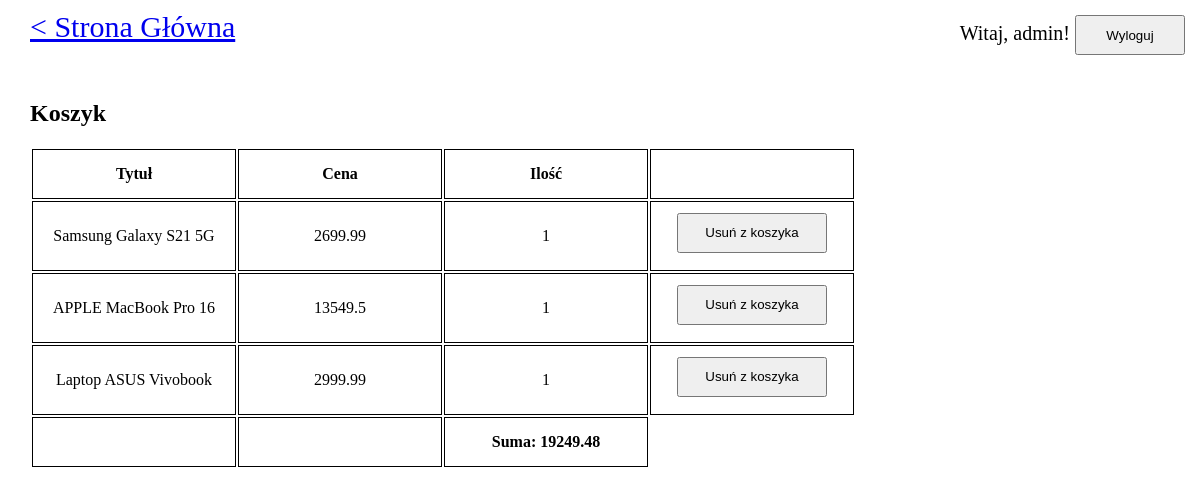
Page /cart.php (signed in) on the committed database.
### tables this page shows
CREATE TABLE `cart` (
  `id` int(11) NOT NULL,
  `user_id` int(11) NOT NULL,
  `item_id` int(11) NOT NULL,
  `quantity` int(11) NOT NULL
);

CREATE TABLE `items` (
  `id` int(11) NOT NULL,
  `name` varchar(100) NOT NULL,
  `price` float NOT NULL,
  `description` varchar(500) NOT NULL,
  `amount` int(11) NOT NULL,
  `category` int(11) NOT NULL,
  `status` int(11) NOT NULL
);

### cart.php (the view, shortened to what this page needs)
<?php
require 'connection.php';
echo "<header><a href='index.php'>< Strona Główna</a>";
if (isset($_COOKIE['username'])) {
    echo "Witaj, {$_COOKIE['username']}!";
    echo "<form method='POST' action=''>
        <input type='submit' name='logout' value='Wyloguj'>
        </form></header>";
}
$query = "SELECT items.id, items.name, items.price, quantity FROM cart
          INNER JOIN items ON cart.item_id = items.id
          WHERE cart.user_id = $_COOKIE[user_id]";
$result = mysqli_query($connection, $query);
$itemsInCart = mysqli_fetch_all($result, MYSQLI_ASSOC);
$sum = 0.0;
foreach ($itemsInCart as $item) {
    $sum = $sum + ($item['price']*$item['quantity']);
}
?>
<!DOCTYPE html>
<html>
<head>
</head>
<body>
<h2>Koszyk</h2>
<?php if (empty($itemsInCart)) : ?>
    <p>Koszyk jest pusty.</p>
<?php else : ?>
    <table>
        <tr>
            <th>Tytuł</th>
            <th>Cena</th>
            <th>Ilość</th>
            <th></th>
        </tr>
        <?php foreach ($itemsInCart as $item) : ?>
            <tr>
                <td><?php echo $item['name']; ?></td>
                <td><?php echo $item['price']; ?></td>
                <td><?php echo $item['quantity']; ?></td>
                <td>
                    <form method="POST" action="">
                        <input type="submit" name="remove_from_cart" value="Usuń z koszyka">
                    </form>
                </td>
            </tr>
        <?php endforeach; ?>
        <tr>
            <th></th>
            <th></th>
            <th>Suma: <?php echo $sum; ?></th>
        </tr>
    </table>
<?php endif; ?>
</body>
</html>

### rows in the picture
cart: item.name "Samsung Galaxy S21 5G", item.price "2699.99", quantity "1"
cart: item.name "APPLE MacBook Pro 16", item.price "13549.5", quantity "1"
cart: item.name "Laptop ASUS Vivobook", item.price "2999.99", quantity "1"

### other values in the picture
$_COOKIE['username'] "admin"
$sum "19249.48"
